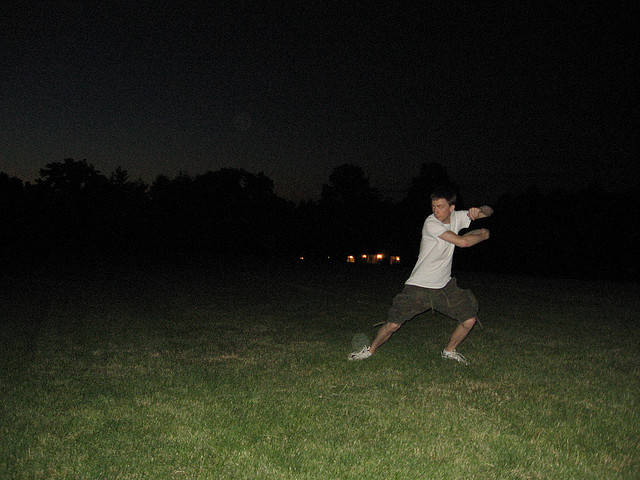
#> input picture scripts/inputs/images/test_1.jpg, 640 x 480 px
$ python -i helper.py   (imports and definitions only)
#> lines starting #> are read from the running program, lines starting #| are printed output that depends on the picture
#> further down, picture is the input picture: shape (480, 640, 3); mean B, G, R 23.6, 34.8, 32.5
import cv2
import numpy as np
import matplotlib.pyplot as plt

def apply_color(map_,img):
    if map_.ndim == 3:
        map_ = map_.squeeze(0)
    map_ = map_.detach().cpu().numpy()

    map_ = cv2.normalize(map_, None, 0, 255, cv2.NORM_MINMAX)
    map_ = cv2.resize(map_, (img.shape[1], img.shape[0]))
    map_ = map_.astype(np.uint8)

    map_color = cv2.applyColorMap(map_, cv2.COLORMAP_JET)
    map_color = cv2.cvtColor(map_color, cv2.COLOR_BGR2RGB)
    map_img = cv2.addWeighted(img, 0.6, map_color, 0.4, 0)

    return map_, map_img


def show_saliency(img, maps= {}, details= None):


    titles= ['Image']
    saliency_colors = [img]
    saliency_colors_images = [img]

    for key, v in maps.items():
        saliency_color, saliency_color_img = apply_color(v, img)
        titles.append(key)
        saliency_colors.append(saliency_color)
        saliency_colors_images.append(saliency_color_img)
#> this loop made 0 passes
#> after the loop, saliency_colors = 1 item; saliency_colors_images = 1 item; titles = ['Image']

    titles_details= []
    colors_details= []
    colors_details_images= []

    if details is not None:
        details= details.squeeze(0)
        for i in range(details.shape[0]):
            detail_color, detail_color_img = apply_color(details[i, :, :], img)
            titles_details.append(f"Detail {i}")
            colors_details.append(detail_color)
            colors_details_images.append(detail_color_img)

    plt.figure(figsize=(20,10))

    rows =  2
    cols = max(len(saliency_colors) , len(colors_details))
#> cols = 1

    if len(titles_details) != 0:
        rows += 2

    for i in range(cols):
        plt.subplot(rows,cols,i + 1)
        plt.imshow(saliency_colors[i])
        plt.axis('off')
        plt.title(titles[i])


        plt.subplot(rows,cols,cols + i + 1)
        plt.imshow(saliency_colors_images[i])
        plt.axis('off')
        plt.title(titles[i])

    # show details
    for i in range(len(titles_details)):
        plt.subplot(rows,cols,2*cols + i + 1)
        plt.imshow(colors_details[i])
        plt.axis('off')
        plt.title(titles_details[i])

        plt.subplot(rows,cols,3*cols + i + 1)
        plt.imshow(colors_details_images[i])
        plt.axis('off')
        plt.title(titles_details[i])


    # [7 lines of commented-out code are left out]

>>> import cv2
>>> picture = cv2.imread('../scripts/inputs/images/test_1.jpg')
>>> result = show_saliency(picture)
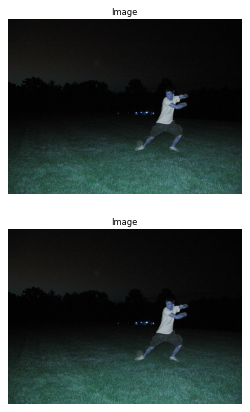
#> figure drawn by matplotlib, 2 panels; B, G, R data is drawn as R, G, B

$ run again, on scripts/inputs/images/test_10.jpg
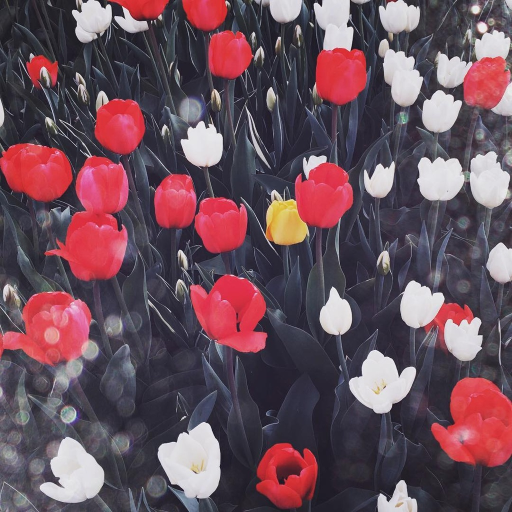
#> input picture scripts/inputs/images/test_10.jpg, 1024 x 1024 px (shown at 1/2 size)
#> picture is the input picture: shape (1024, 1024, 3); mean B, G, R 90.9, 79.4, 106.9
#> after the loop in show_saliency, `for key, v in maps.items():`: saliency_colors = 1 item; titles = ['Image']
#> cols = 1
#> `result = show_saliency(picture)`:
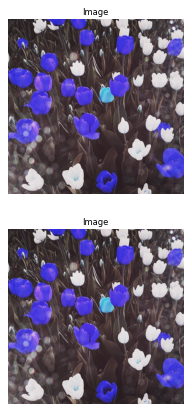
#> figure drawn by matplotlib, 2 panels; B, G, R data is drawn as R, G, B

$ run again, on scripts/inputs/images/test_11.jpg
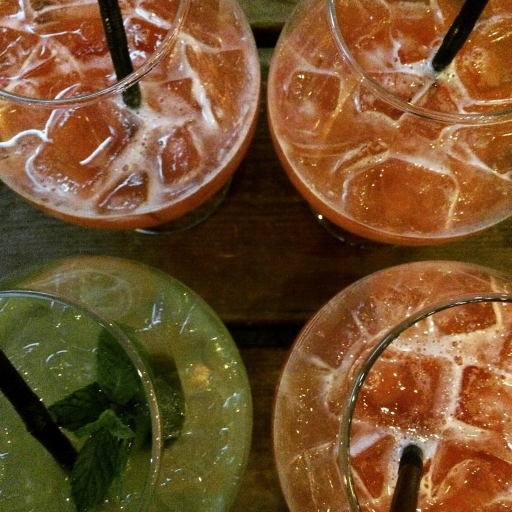
#> input picture scripts/inputs/images/test_11.jpg, 1024 x 1024 px (shown at 1/2 size)
#> picture is the input picture: shape (1024, 1024, 3); mean B, G, R 44.6, 81, 116.1
#> after the loop in show_saliency, `for key, v in maps.items():`: saliency_colors = 1 item; titles = ['Image']
#> cols = 1
#> `result = show_saliency(picture)`:
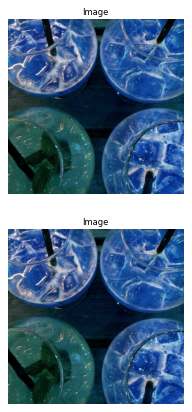
#> figure drawn by matplotlib, 2 panels; B, G, R data is drawn as R, G, B

$ run again, on scripts/inputs/images/test_12.jpg
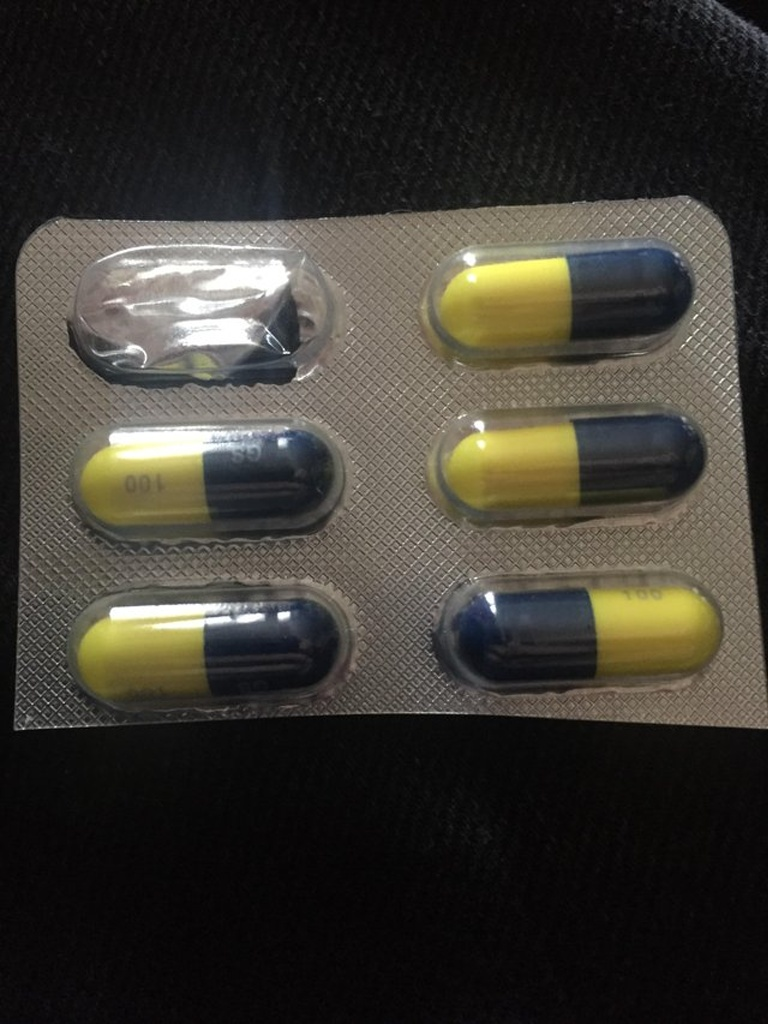
#> input picture scripts/inputs/images/test_12.jpg, 768 x 1024 px
#> picture is the input picture: shape (1024, 768, 3); mean B, G, R 49.6, 56.5, 59.5
#> after the loop in show_saliency, `for key, v in maps.items():`: saliency_colors = 1 item; titles = ['Image']
#> cols = 1
#> `result = show_saliency(picture)`:
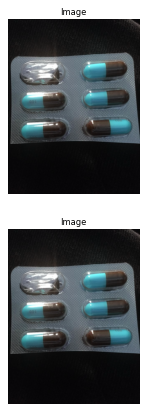
#> figure drawn by matplotlib, 2 panels; B, G, R data is drawn as R, G, B
